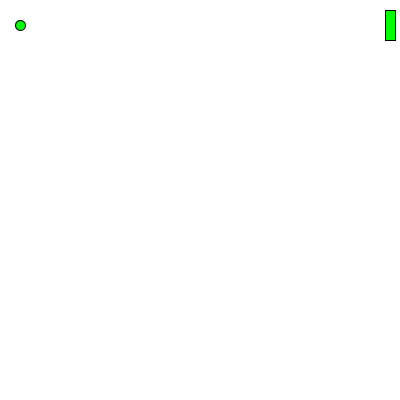
Frame 1 (no input)
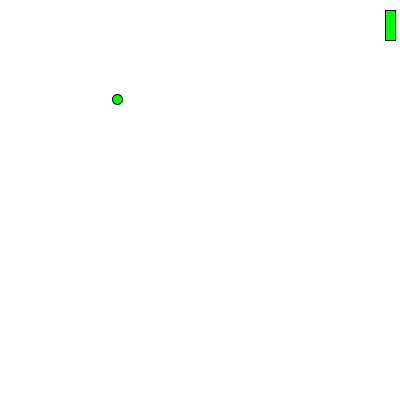
Frame 60 (the mouse pressed at the canvas centre just before this capture)
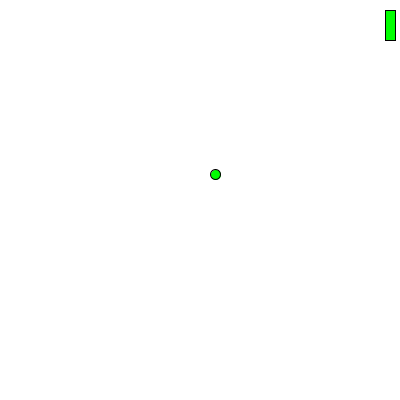
Frame 120 (the mouse held since frame 60 and released just before this capture)

The Processing sketch that drew these frames (run headless with seeded random() and noise(); from frame 60 on, the mouse is pressed at the canvas centre):

// Processing sketch: Pong
// ── Pong.pde
float ballX = 20;
float ballY = 25;
float dX = random(1, 2);
float dY = random(1, 2);
float paddleX;
int paddleY = 10;
float paddle2X = 20;
int paddle2Y = 380;


void setup(){
  size(400,400);
  frameRate(60);
  smooth();
  
  paddleX = width-15;
}
  


  
void draw(){
  background(255);
  fill(0,255,0);
  stroke(0);
  ellipse(ballX, ballY,10,10);
  rect(paddleX,paddleY,10,30);
  if (ballX > width || ballX < 0){
    dX = -dX;
  }

  if (ballY > height || ballY < 0){
    dY = -dY;
  }

  ballX = ballX + dX;
  ballY = ballY + dY;
}

void keyPressed(){
 if (key == CODED){
   if (key == UP){
     paddleY = paddleY - 30;
    }
  }else if (keyCode == DOWN){
    paddleY = paddleY + 30;
  }
}
  
